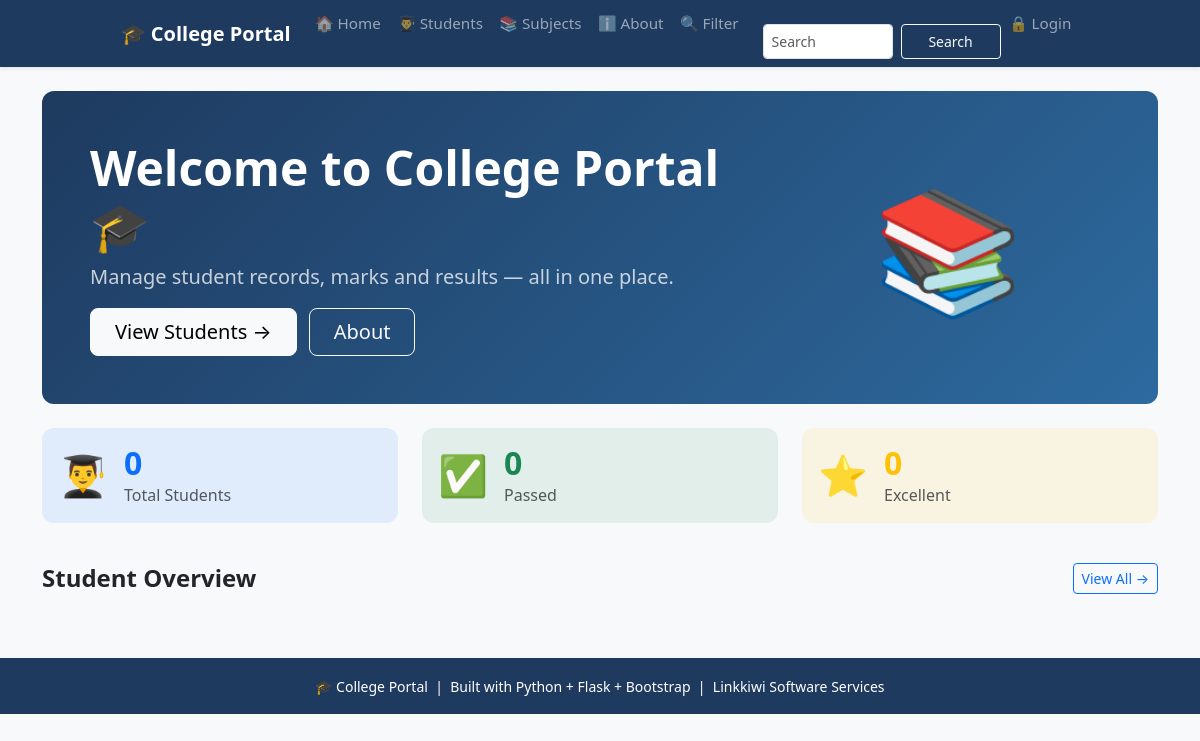
Before: / with the older database file.
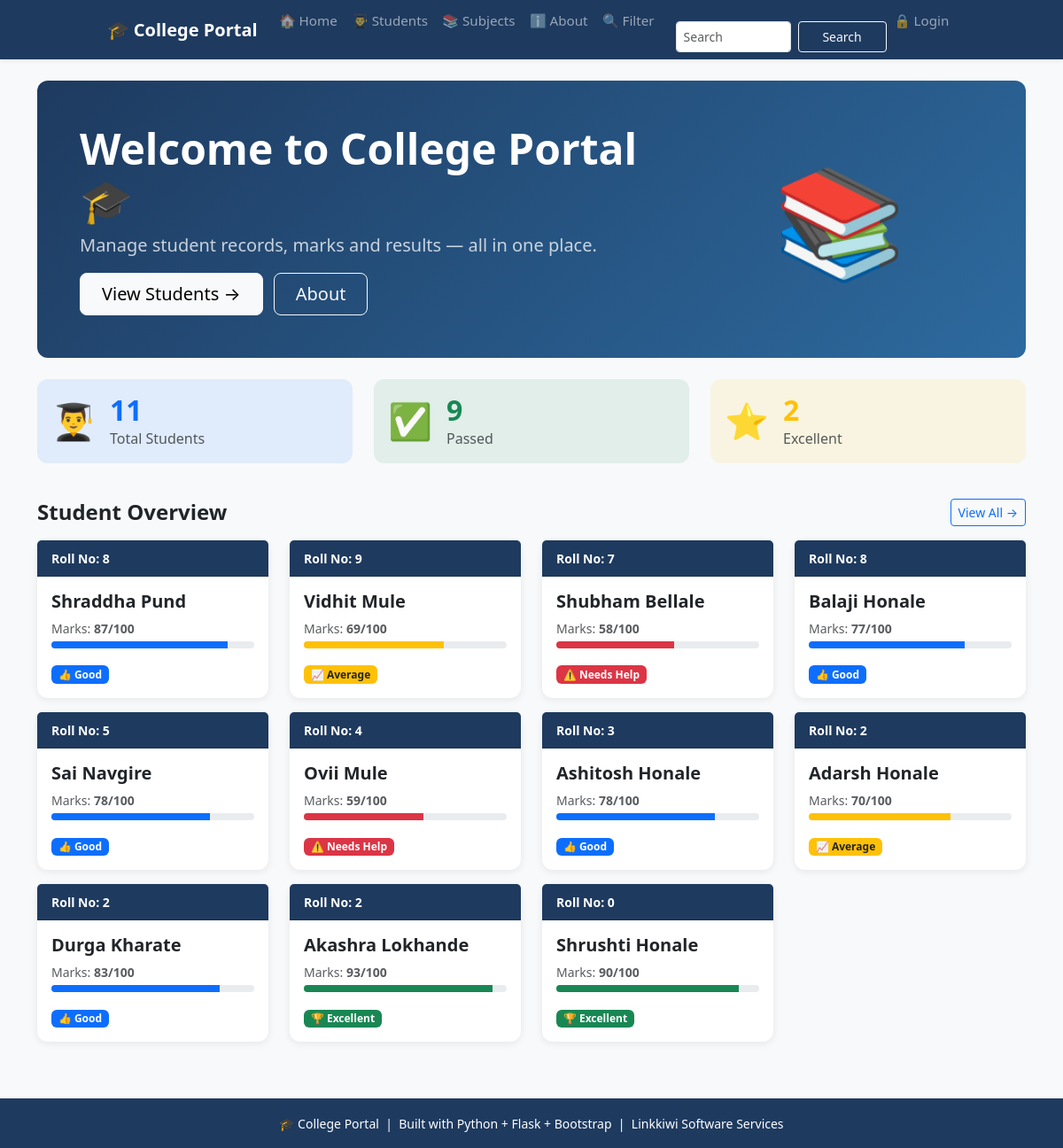
After: the same page with the newer database file.
### tables this page shows
CREATE TABLE students (
            id INTEGER PRIMARY KEY AUTOINCREMENT,
            name TEXT NOT NULL,
            roll INTEGER NOT NULL,
            marks INTEGER NOT NULL,
            subject TEXT NOT NULL,
            attendance INTEGER DEFAULT 0
        );

### app.py (the view)
@app.route("/")
def home():
    conn = get_db()
    students = conn.execute('SELECT * FROM students ORDER BY id DESC').fetchall()
    total = conn.execute('SELECT COUNT(*) FROM students').fetchone()[0]
    passed = conn.execute('SELECT COUNT(*) FROM students WHERE marks >= 45').fetchone()[0]
    excellent = conn.execute('SELECT COUNT(*) FROM students WHERE marks >= 90').fetchone()[0]
    conn.close()
    return render_template("home.html", students=students,
                           total=total, passed=passed, excellent=excellent)

### database.py (called while the page is built)
def get_db():
    conn = sqlite3.connect('myproject.db')
    conn.row_factory = sqlite3.Row
    return conn

### templates/home.html (shortened to what this page needs)
{% extends 'base.html' %}
{% block content %}
<div class="hero-section p-5 mb-4">
    <div class="row align-items-center">
        <div class="col-md-8">
            <h1 class="display-5 fw-bold mb-2">
                Welcome to College Portal 🎓
            </h1>
            <p class="fs-5 opacity-75 mb-3">
                Manage student records, marks and results —
                all in one place.
            </p>
            <a href="{{ url_for('students_page') }}"
               class="btn btn-light btn-lg px-4 me-2">
                View Students →
            </a>
            <a href="{{ url_for('about') }}"
               class="btn btn-outline-light btn-lg px-4">
                About
            </a>
        </div>
        <div class="col-md-4 text-center d-none d-md-block">
            <span style="font-size: 120px;">📚</span>
        </div>
    </div>
</div>
<div class="row mb-4">
    <div class="col-md-4 mb-3">
        <div class="card stat-card p-3 bg-primary bg-opacity-10">
            <div class="d-flex align-items-center">
                <span style="font-size:40px;">👨‍🎓</span>
                <div class="ms-3">
                    <h2 class="fw-bold text-primary mb-0">
                        {{ students|length }}
                    </h2>
                    <p class="text-muted mb-0">Total Students</p>
                </div>
            </div>
        </div>
    </div>
    <div class="col-md-4 mb-3">
        <div class="card stat-card p-3 bg-success bg-opacity-10">
            <div class="d-flex align-items-center">
                <span style="font-size:40px;">✅</span>
                <div class="ms-3">
                    {% set passed = students|selectattr('marks','ge',60)|list %}
                    <h2 class="fw-bold text-success mb-0">
                        {{ passed|length }}
                    </h2>
                    <p class="text-muted mb-0">Passed</p>
                </div>
            </div>
        </div>
    </div>
    <div class="col-md-4 mb-3">
        <div class="card stat-card p-3 bg-warning bg-opacity-10">
            <div class="d-flex align-items-center">
                <span style="font-size:40px;">⭐</span>
                <div class="ms-3">
                    {% set excellent = students|selectattr('marks','ge',90)|list %}
                    <h2 class="fw-bold text-warning mb-0">
                        {{ excellent|length }}
                    </h2>
                    <p class="text-muted mb-0">Excellent</p>
                </div>
            </div>
        </div>
    </div>
</div>
<div class="d-flex justify-content-between align-items-center mb-3">
    <h4 class="fw-bold mb-0">Student Overview</h4>
    <a href="{{ url_for('students_page') }}"
       class="btn btn-sm btn-outline-primary">
        View All →
    </a>
</div>
<div class="row">
    {% for student in students %}
    <div class="col-12 col-md-6 col-lg-3 mb-3">
        <div class="card student-card h-100">
            <div class="card-header py-2"
                 style="background-color: #1e3a5f; color:white;">
                <small class="fw-bold">Roll No: {{ student.roll }}</small>
            </div>
            <div class="card-body">
                <h5 class="card-title fw-bold">{{ student.name }}</h5>
                <p class="card-text text-muted small mb-1">
                    Marks: <strong>{{ student.marks }}/100</strong>
                </p>
                <div class="progress mb-3" style="height:8px;">
                    <div class="progress-bar
                        {% if student.marks >= 90 %}bg-success
                        {% elif student.marks >= 75 %}bg-primary
                        {% elif student.marks >= 60 %}bg-warning
                        {% else %}bg-danger{% endif %}"
                        style="width: {{ student.marks }}%">
                    </div>
                </div>
                {% if student.marks >= 90 %}
                    <span class="badge bg-success">🏆 Excellent</span>
                {% elif student.marks >= 75 %}
                    <span class="badge bg-primary">👍 Good</span>
                {% elif student.marks >= 60 %}
                    <span class="badge bg-warning text-dark">📈 Average</span>
                {% else %}
                    <span class="badge bg-danger">⚠️ Needs Help</span>
                {% endif %}
            </div>
        </div>
    </div>
    {% endfor %}
</div>
{% endblock %}

### templates/base.html (shortened to what this page needs)
<!DOCTYPE html>
<html lang="en">
<head>
    <link href="https://cdn.jsdelivr.net/npm/bootstrap@5.3.0/dist/css/bootstrap.min.css"
          rel="stylesheet">
</head>
<body class="bg-light">
    <nav class="navbar navbar-expand navbar-dark shadow-sm"
         style="background-color: #1e3a5f;">
        <div class="container justify-content-center">
            <a class="navbar-brand fw-bold fs-5 me-3" href="{{ url_for('home') }}">
                🎓 College Portal
            </a>
            <div class="navbar-nav">
                <a class="nav-link px-2 py-1" href="{{ url_for('home') }}">
                    🏠 Home
                </a>
                <a class="nav-link px-2 py-1" href="{{ url_for('students_page') }}">
                    👨‍🎓 Students
                </a>
                <a class="nav-link px-2 py-1" href="{{ url_for('subjects') }}">
                    📚 Subjects
                </a>
                <a class="nav-link px-2 py-1" href="{{ url_for('about') }}">
                    ℹ️ About
                </a>
                <a class ="nav-link px-2 py-1" href="{{ url_for('filter_students') }}">
                    🔍 Filter
                </a>
                <form class="d-flex ms-3 mt-3" action="{{ url_for('search') }}" method="GET">
                    <input class="form-control form-control-sm me-2" style="width:130px; height:35px" type="search" placeholder="Search" name="q">
                    <button class="btn btn-outline-light btn-sm" style="width:100px; height:35px" type="submit">Search</button>
                </form>
                {% if session.username %}
                    <span class="nav-link px-2 py-1 text-white">👤 {{ session.username }}</span>
                    <a class="nav-link px-2 py-1" href="{{ url_for('logout') }}">
                        🔓 Logout
                    </a>
                {% else %}
                    <a class="nav-link px-2 py-1" href="{{ url_for('login') }}">
                        🔒 Login
                    </a>
                {% endif %}
            </div>
        </div>
    </nav>
<div class="container mt-4 mb-5">
        {% block content %}
        {% endblock %}
</div>
    <footer style="background-color: #1e3a5f;" class="text-white text-center py-3 mt-5">
        <small>
            🎓 College Portal &nbsp;|&nbsp;
            Built with Python + Flask + Bootstrap &nbsp;|&nbsp;
            Linkkiwi Software Services
        </small>
    </footer>
</body>
</html>

### templates/base.html (style rules this page uses)
.navbar { min-height: 60px; }
:root { --brand: #1e3a5f; }
.hero-section { background: linear-gradient(135deg, #1e3a5f 0%, #2d6a9f 100%); color: white; border-radius: 12px; }
.nav-link { font-size: 0.95rem; font-weight: 500; }
.stat-card { border: none; border-radius: 12px; transition: transform 0.2s; }
.student-card { border: none; border-radius: 12px; box-shadow: 0 2px 8px rgba(0,0,0,0.08); transition: transform 0.2s, box-shadow 0.2s; }

Changed rows visible on the page:
added students: roll "8", name "Shraddha Pund", marks "87", shows "👍 Good"
added students: roll "9", name "Vidhit Mule", marks "69", shows "📈 Average"
added students: roll "7", name "Shubham Bellale", marks "58", shows "⚠️ Needs Help"
added students: roll "8", name "Balaji Honale", marks "77", shows "👍 Good"
added students: roll "5", name "Sai Navgire", marks "78", shows "👍 Good"
added students: roll "4", name "Ovii Mule", marks "59", shows "⚠️ Needs Help"
added students: roll "3", name "Ashitosh Honale", marks "78", shows "👍 Good"
added students: roll "2", name "Adarsh Honale", marks "70", shows "📈 Average"
added students: roll "2", name "Durga Kharate", marks "83", shows "👍 Good"
added students: roll "2", name "Akashra Lokhande", marks "93", shows "🏆 Excellent"
added students: roll "0", name "Shrushti Honale", marks "90", shows "🏆 Excellent"
Other visible differences:
{{ students|length }}: "0" → "11"
{{ passed|length }}: "0" → "9"
{{ excellent|length }}: "0" → "2"
